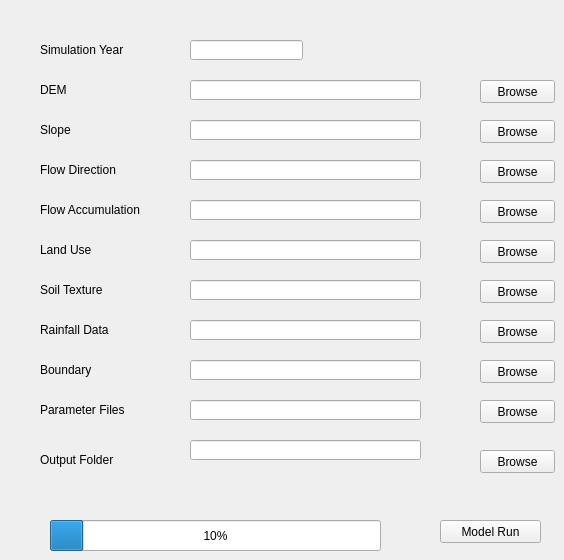
         <widget class="QWidget" name="Simple_Run">
          <attribute name="title">
           <string>Simple_Run</string>
          </attribute>
          <widget class="QPushButton" name="PB_SR_5">
           <property name="geometry">
            <rect>
             <x>480</x>
             <y>240</y>
             <width>75</width>
             <height>23</height>
            </rect>
           </property>
           <property name="text">
            <string>Browse</string>
           </property>
          </widget>
          <widget class="QLabel" name="LB_SR_9">
           <property name="geometry">
            <rect>
             <x>40</x>
             <y>400</y>
             <width>121</width>
             <height>20</height>
            </rect>
           </property>
           <property name="text">
            <string>Parameter Files</string>
           </property>
          </widget>
          <widget class="QPushButton" name="PB_SR_9">
           <property name="geometry">
            <rect>
             <x>480</x>
             <y>400</y>
             <width>75</width>
             <height>23</height>
            </rect>
           </property>
           <property name="text">
            <string>Browse</string>
           </property>
          </widget>
          <widget class="QPushButton" name="PB_SR_2">
           <property name="geometry">
            <rect>
             <x>480</x>
             <y>120</y>
             <width>75</width>
             <height>23</height>
            </rect>
           </property>
           <property name="text">
            <string>Browse</string>
           </property>
          </widget>
          <widget class="QPushButton" name="PB_SR_4">
           <property name="geometry">
            <rect>
             <x>480</x>
             <y>200</y>
             <width>75</width>
             <height>23</height>
            </rect>
           </property>
           <property name="text">
            <string>Browse</string>
           </property>
          </widget>
          <widget class="QLabel" name="LB_SR_1">
           <property name="geometry">
            <rect>
             <x>40</x>
             <y>80</y>
             <width>71</width>
             <height>20</height>
            </rect>
           </property>
           <property name="text">
            <string>DEM</string>
           </property>
          </widget>
          <widget class="QLabel" name="LB_SR_8">
           <property name="geometry">
            <rect>
             <x>40</x>
             <y>360</y>
             <width>71</width>
             <height>20</height>
            </rect>
           </property>
           <property name="text">
            <string>Boundary</string>
           </property>
          </widget>
          <widget class="QLabel" name="LB_SR_10">
           <property name="geometry">
            <rect>
             <x>40</x>
             <y>450</y>
             <width>121</width>
             <height>20</height>
            </rect>
           </property>
           <property name="text">
            <string>Output Folder</string>
           </property>
          </widget>
          <widget class="QLabel" name="LB_SR_5">
           <property name="geometry">
            <rect>
             <x>40</x>
             <y>240</y>
             <width>81</width>
             <height>20</height>
            </rect>
           </property>
           <property name="text">
            <string>Land Use</string>
           </property>
          </widget>
          <widget class="QLabel" name="LB_SR_3">
           <property name="geometry">
            <rect>
             <x>40</x>
             <y>160</y>
             <width>121</width>
             <height>20</height>
            </rect>
           </property>
           <property name="text">
            <string>Flow Direction</string>
           </property>
          </widget>
          <widget class="QProgressBar" name="PG_SR">
           <property name="geometry">
            <rect>
             <x>50</x>
             <y>520</y>
             <width>331</width>
             <height>31</height>
            </rect>
           </property>
           <property name="value">
            <number>10</number>
           </property>
          </widget>
          <widget class="QPushButton" name="PB_SR_1">
           <property name="geometry">
            <rect>
             <x>480</x>
             <y>80</y>
             <width>75</width>
             <height>23</height>
            </rect>
           </property>
           <property name="text">
            <string>Browse</string>
           </property>
          </widget>
          <widget class="QPushButton" name="PB_SR_3">
           <property name="geometry">
            <rect>
             <x>480</x>
             <y>160</y>
             <width>75</width>
             <height>23</height>
            </rect>
           </property>
           <property name="text">
            <string>Browse</string>
           </property>
          </widget>
          <widget class="QPushButton" name="PB_SR_MR">
           <property name="geometry">
            <rect>
             <x>440</x>
             <y>520</y>
             <width>101</width>
             <height>23</height>
            </rect>
           </property>
           <property name="text">
            <string>Model Run</string>
           </property>
          </widget>
          <widget class="QPushButton" name="PB_SR_7">
           <property name="geometry">
            <rect>
             <x>480</x>
             <y>320</y>
             <width>75</width>
             <height>23</height>
            </rect>
           </property>
           <property name="text">
            <string>Browse</string>
           </property>
          </widget>
          <widget class="QLabel" name="LB_SR_4">
           <property name="geometry">
            <rect>
             <x>40</x>
             <y>200</y>
             <width>141</width>
             <height>20</height>
            </rect>
           </property>
           <property name="text">
            <string>Flow Accumulation</string>
           </property>
          </widget>
          <widget class="QLineEdit" name="LE_SR_0">
           <property name="geometry">
            <rect>
             <x>190</x>
             <y>40</y>
             <width>113</width>
             <height>20</height>
            </rect>
           </property>
          </widget>
          <widget class="QLabel" name="LB_SR_2">
           <property name="geometry">
            <rect>
             <x>40</x>
             <y>120</y>
             <width>81</width>
             <height>20</height>
            </rect>
           </property>
           <property name="text">
            <string>Slope</string>
           </property>
          </widget>
          <widget class="QPushButton" name="PB_SR_10">
           <property name="geometry">
            <rect>
             <x>480</x>
             <y>450</y>
             <width>75</width>
             <height>23</height>
            </rect>
           </property>
           <property name="text">
            <string>Browse</string>
           </property>
          </widget>
          <widget class="QLabel" name="LB_SR_0">
           <property name="geometry">
            <rect>
             <x>40</x>
             <y>40</y>
             <width>141</width>
             <height>20</height>
            </rect>
           </property>
           <property name="text">
            <string>Simulation Year</string>
           </property>
          </widget>
          <widget class="QLabel" name="LB_SR_6">
           <property name="geometry">
            <rect>
             <x>40</x>
             <y>280</y>
             <width>101</width>
             <height>20</height>
            </rect>
           </property>
           <property name="text">
            <string>Soil Texture</string>
           </property>
          </widget>
          <widget class="QPushButton" name="PB_SR_6">
           <property name="geometry">
            <rect>
             <x>480</x>
             <y>280</y>
             <width>75</width>
             <height>23</height>
            </rect>
           </property>
           <property name="text">
            <string>Browse</string>
           </property>
          </widget>
          <widget class="QLabel" name="LB_SR_7">
           <property name="geometry">
            <rect>
             <x>40</x>
             <y>320</y>
             <width>111</width>
             <height>20</height>
            </rect>
           </property>
           <property name="text">
            <string>Rainfall Data</string>
           </property>
          </widget>
          <widget class="QPushButton" name="PB_SR_8">
           <property name="geometry">
            <rect>
             <x>480</x>
             <y>360</y>
             <width>75</width>
             <height>23</height>
            </rect>
           </property>
           <property name="text">
            <string>Browse</string>
           </property>
          </widget>
          <widget class="QLineEdit" name="LE_SR_1">
           <property name="geometry">
            <rect>
             <x>190</x>
             <y>80</y>
             <width>231</width>
             <height>20</height>
            </rect>
           </property>
          </widget>
          <widget class="QLineEdit" name="LE_SR_2">
           <property name="geometry">
            <rect>
             <x>190</x>
             <y>120</y>
             <width>231</width>
             <height>20</height>
            </rect>
           </property>
          </widget>
          <widget class="QLineEdit" name="LE_SR_3">
           <property name="geometry">
            <rect>
             <x>190</x>
             <y>160</y>
             <width>231</width>
             <height>20</height>
            </rect>
           </property>
          </widget>
          <widget class="QLineEdit" name="LE_SR_4">
           <property name="geometry">
            <rect>
             <x>190</x>
             <y>200</y>
             <width>231</width>
             <height>20</height>
            </rect>
           </property>
          </widget>
          <widget class="QLineEdit" name="LE_SR_5">
           <property name="geometry">
            <rect>
             <x>190</x>
             <y>240</y>
             <width>231</width>
             <height>20</height>
            </rect>
           </property>
          </widget>
          <widget class="QLineEdit" name="LE_SR_6">
           <property name="geometry">
            <rect>
             <x>190</x>
             <y>280</y>
             <width>231</width>
             <height>20</height>
            </rect>
           </property>
          </widget>
          <widget class="QLineEdit" name="LE_SR_7">
           <property name="geometry">
            <rect>
             <x>190</x>
             <y>320</y>
             <width>231</width>
             <height>20</height>
            </rect>
           </property>
          </widget>
          <widget class="QLineEdit" name="LE_SR_8">
           <property name="geometry">
            <rect>
             <x>190</x>
             <y>360</y>
             <width>231</width>
             <height>20</height>
            </rect>
           </property>
          </widget>
          <widget class="QLineEdit" name="LE_SR_9">
           <property name="geometry">
            <rect>
             <x>190</x>
             <y>400</y>
             <width>231</width>
             <height>20</height>
            </rect>
           </property>
          </widget>
          <widget class="QLineEdit" name="LE_SR_10">
           <property name="geometry">
            <rect>
             <x>190</x>
             <y>440</y>
             <width>231</width>
             <height>20</height>
            </rect>
           </property>
          </widget>
         </widget>
